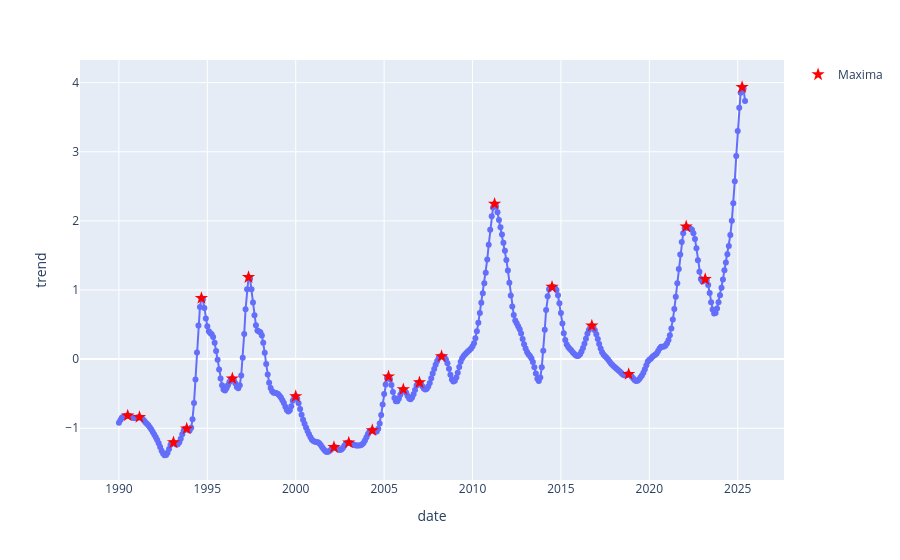

The notebook cell this image was saved under:
### Code cell
import numpy as np
from scipy.signal import find_peaks
import matplotlib.pyplot as plt
import plotly.graph_objects as go
import pandas as pd
the_signal = df_trend.trend.values
x = series.index.values
peaks_indices, properties = find_peaks(the_signal)
fig = px.line(df_trend, x="date", y="trend", markers=True)

#plt.plot(x[peaks_indices], the_signal[peaks_indices], 'x', color='red', label='Detected Peaks')
fig.add_trace(
    go.Scatter(
        x= x[peaks_indices], y= the_signal[peaks_indices],
        mode='markers', # Set mode to markers
        name='Maxima', # Name for the legend
        marker=dict(color='red', size=10, symbol='star'), # Customize the marker style
        showlegend=True
    )
)


# Display the figure
fig.show()

### Figure 1 — Plotly figure (JSON) as saved in the notebook; plotly's stock layout.template omitted (floating-point values rounded to 4 significant figures; data arrays with more than 128 entries replaced by an {"elided": "..."} marker saying what was removed)
{"data": [{"hovertemplate": "date=%{x}<br>trend=%{y}<extra></extra>", "legendgroup": "", "line": {"color": "#636efa", "dash": "solid"}, "marker": {"symbol": "circle"}, "mode": "lines+markers", "name": "", "orientation": "v", "showlegend": false, "type": "scatter", "x": {"elided": "426 str values"}, "xaxis": "x", "y": {"elided": "426 float values"}, "yaxis": "y"}, {"marker": {"color": "red", "size": 10, "symbol": "star"}, "mode": "markers", "name": "Maxima", "showlegend": true, "type": "scatter", "x": ["1990-07-01", "1991-03-01", "1993-02-01", "1993-11-01", "1994-09-01", "1996-06-01", "1997-05-01", "2000-01-01", "2002-03-01", "2003-01-01", "2004-05-01", "2005-04-01", "2006-02-01", "2007-01-01", "2008-04-01", "2011-04-01", "2014-07-01", "2016-10-01", "2018-11-01", "2022-02-01", "2023-03-01", "2025-04-01"], "y": [-0.8181, -0.8399, -1.206, -1.006, 0.8819, -0.2812, 1.184, -0.5377, -1.274, -1.208, -1.03, -0.252, -0.4382, -0.3379, 0.04017, 2.245, 1.043, 0.4832, -0.2171, 1.918, 1.155, 3.933]}], "layout": {"legend": {"tracegroupgap": 0}, "margin": {"t": 60}, "xaxis": {"anchor": "y", "domain": [0, 1], "title": {"text": "date"}}, "yaxis": {"anchor": "x", "domain": [0, 1], "title": {"text": "trend"}}}}
